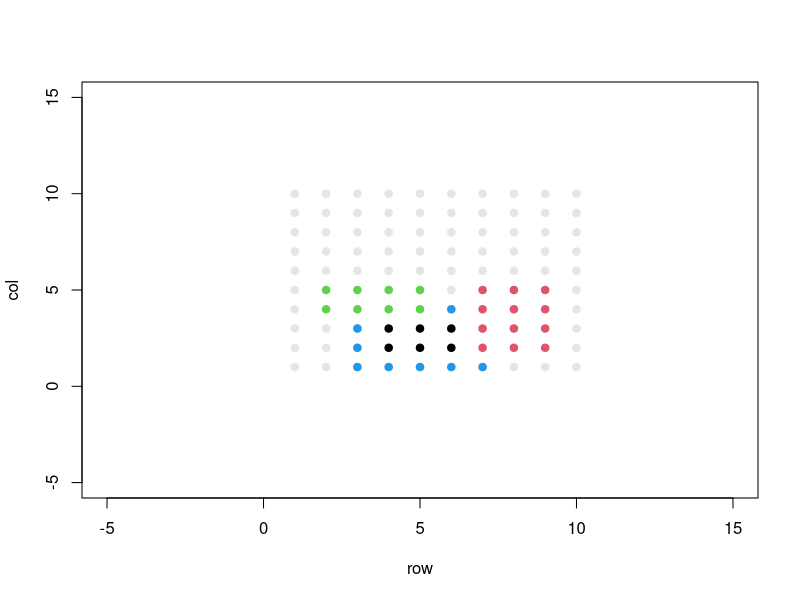
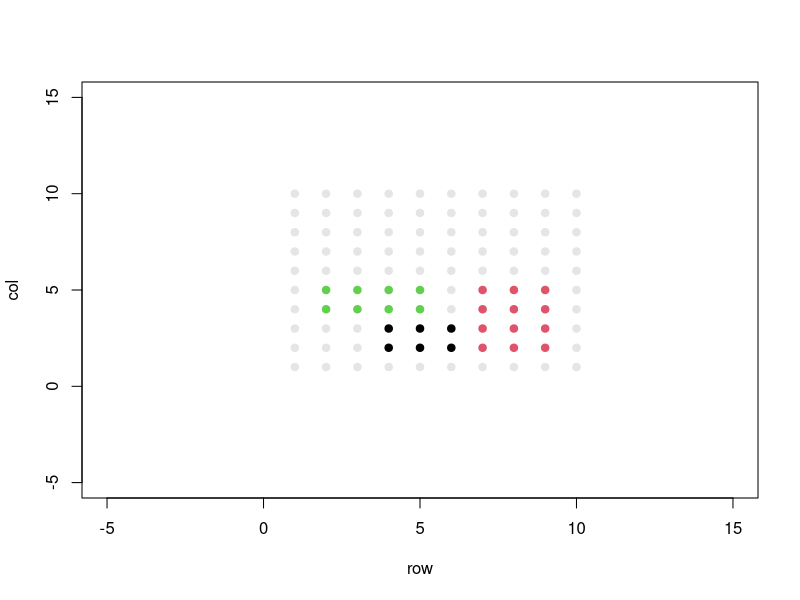
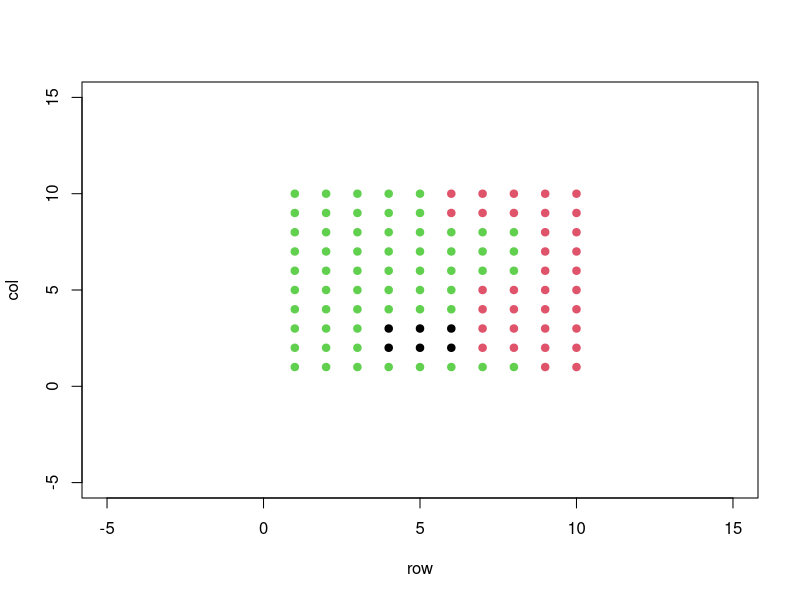
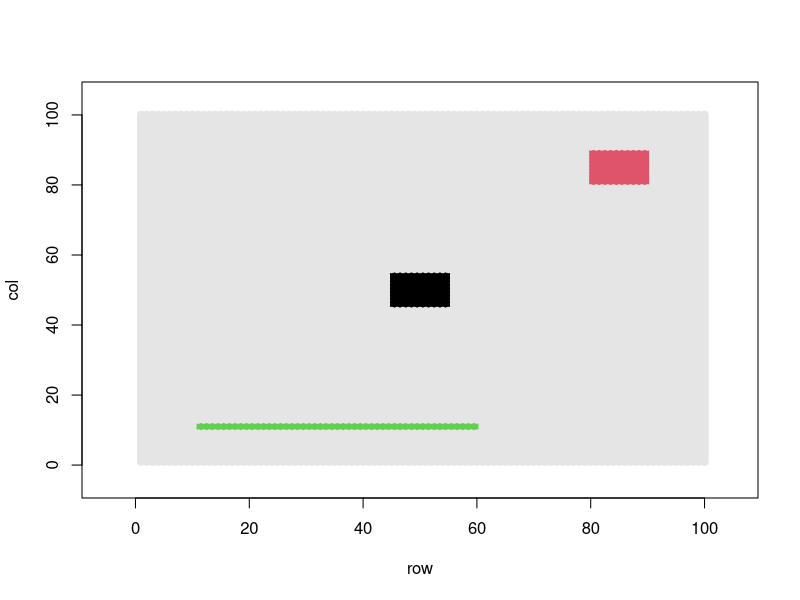
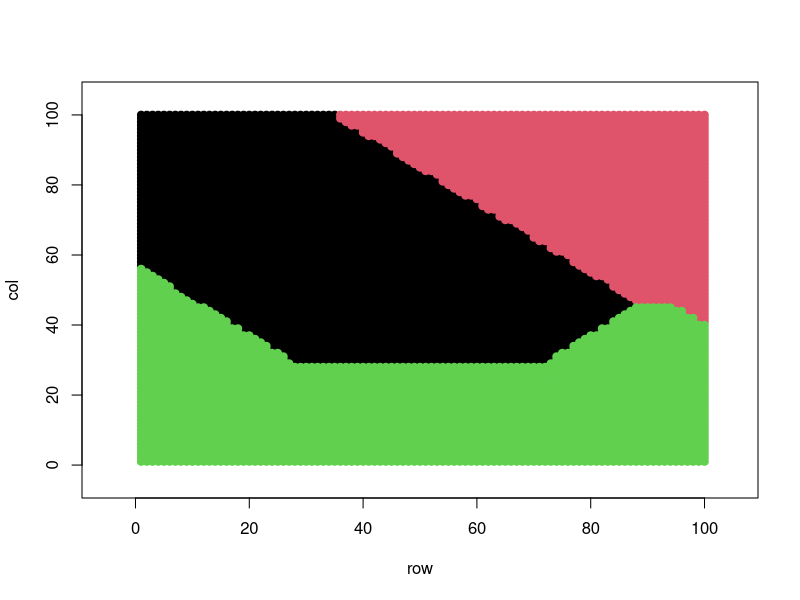

Write R code to recreate these figures, in order.
rotate_grid <- function(grid, theta) {
  theta_rad <- theta * (pi / 180)
  inv_theta_rad <- -theta_rad  # Inverse rotation
  
  # Dimensions of the original grid
  n <- nrow(grid)
  m <- ncol(grid)
  
  # Center of the original grid
  center_x <- (m + 1) / 2
  center_y <- (n + 1) / 2
  
  # Calculate extremes of the original grid's coordinates after rotation
  orig_coords <- expand.grid(x = c(1, m, 1, m), y = c(1, 1, n, n))
  rot_coords_x <- cos(theta_rad) * (orig_coords$x - center_x) - sin(theta_rad) * (orig_coords$y - center_y) + center_x
  rot_coords_y <- sin(theta_rad) * (orig_coords$x - center_x) + cos(theta_rad) * (orig_coords$y - center_y) + center_y
  x_extremes <- range(rot_coords_x)
  y_extremes <- range(rot_coords_y)
  
  # Dimensions of the new grid
  new_m <- ceiling(x_extremes[2] - x_extremes[1])
  new_n <- ceiling(y_extremes[2] - y_extremes[1])
  new_center_x <- (new_m + 1) / 2
  new_center_y <- (new_n + 1) / 2
  
  # New grid
  new_grid <- matrix(-2, nrow = new_n, ncol = new_m)
  
  # Apply inverse rotation to new grid coordinates
  new_coords <- expand.grid(x = 1:new_m, y = 1:new_n)
  x_inv_rotated <- round(cos(inv_theta_rad) * (new_coords$x - new_center_x) - sin(inv_theta_rad) * (new_coords$y - new_center_y) + center_x)
  y_inv_rotated <- round(sin(inv_theta_rad) * (new_coords$x - new_center_x) + cos(inv_theta_rad) * (new_coords$y - new_center_y) + center_y)
  
  # Valid indices within the original grid
  valid <- x_inv_rotated >= 1 & x_inv_rotated <= m & y_inv_rotated >= 1 & y_inv_rotated <= n
  
  # Map valid coordinates from original to new grid
  new_grid[cbind(new_coords$y[valid], new_coords$x[valid])] <- grid[cbind(y_inv_rotated[valid], x_inv_rotated[valid])]
  
  return(new_grid)
}

unrotate_grid <- function(orig_grid, rotated_grid, theta, new_values) {
  # Reverse rotation
  unrotated_grid <- rotate_grid(rotated_grid, -theta)
  
  # Calculate dimensions and offsets
  orig_n <- nrow(orig_grid)
  orig_m <- ncol(orig_grid)
  unrot_n <- nrow(unrotated_grid)
  unrot_m <- ncol(unrotated_grid)
  offset_row <- floor((unrot_n - orig_n) / 2) + 1
  offset_col <- floor((unrot_m - orig_m) / 2) + 1
  
  # Trim to match dimensions of original grid
  trimmed_unrotated_grid <- unrotated_grid[offset_row:(offset_row + orig_n - 1), offset_col:(offset_col + orig_m - 1)]
  
  # Update original grid with new values where original grid has 0s
  update_mask <- orig_grid == 0 & trimmed_unrotated_grid %in% new_values
  orig_grid[update_mask] <- trimmed_unrotated_grid[update_mask]
  
  return(orig_grid)
}

# Example usage
orig_grid <- matrix(0, 10, 10)
orig_grid[4:6, ] <- 1
theta <- 45
rotated_grid <- rotate_grid(orig_grid, theta)
# Assume modifications are made to rotated_grid here

rotated_grid[rotated_grid == 0] <- 3
new_values <- c(2, 3, 4)  # Example new values

# Unrotate the grid
unrotated_modified_grid <- unrotate_grid(orig_grid, rotated_grid, theta, new_values)
print(unrotated_modified_grid)



#### expand grid ####

neighbors <- function(grid, pts, val = 0, distance = 1){
  dims <- dim(grid)
  offset_grid <- expand.grid(y = -distance:distance, 
                             x = -distance:distance)
  offset_grid <- offset_grid[!apply(offset_grid, 1, function(x) all(x==0)),]
  neighboring_pts <- pts[rep(1:nrow(pts), each = nrow(offset_grid)), ] + offset_grid[rep(1:nrow(offset_grid), times = nrow(pts)), ]
  neighboring_pts <- neighboring_pts[!duplicated(neighboring_pts),]
  neighboring_pts <- neighboring_pts[neighboring_pts[,1] >= 1 & neighboring_pts[,1] <= dims[1] &
                                       neighboring_pts[,2] >= 1 & neighboring_pts[,2] <= dims[2],]
  return(as.matrix(neighboring_pts[grid[as.matrix(neighboring_pts)] == val,]))
}


has_neighbors <- function(grid, pts, val = 0, distance = 1){
  
  #make useful variables
  dims <- dim(grid)
  offset_grid <- expand.grid(y = -distance:distance, 
                             x = -distance:distance)
  offset_grid <- offset_grid[!apply(offset_grid, 1, function(x) all(x==0)),]
  
  #find neighboring points
  pt_inds <- rep(1:nrow(pts), each = nrow(offset_grid))
  neighboring_pts <- pts[pt_inds, ] + offset_grid[rep(1:nrow(offset_grid), times = nrow(pts)),]
  
  #subset to only valid (inside of grid) points
  in_grid <- neighboring_pts[,1] >= 1 & neighboring_pts[,1] <= dims[1] &
    neighboring_pts[,2] >= 1 & neighboring_pts[,2] <= dims[2]
  pt_inds <- pt_inds[in_grid]
  neighboring_pts <- neighboring_pts[in_grid,]
  
  #find desired points
  target_pt_inds <- unique(pt_inds[grid[as.matrix(neighboring_pts)] == val])
  
  #return pt values
  return(as.matrix(pts[target_pt_inds,]))
}

grid <- matrix(0, 10, 10)
grid[4:6, 2:3] <- 1
grid[7:9, 2:5] <- 2
grid[2:5, 4:5] <- 3
plot(which(grid == 1, arr.ind = T), xlim = c(-5, 15), ylim = c(-5, 15), pch = 19, col = 1)
points(which(grid == 2, arr.ind = T), pch = 19, col = 2)
points(which(grid == 3, arr.ind = T), pch = 19, col = 3)
points(which(grid == 0, arr.ind = T), pch = 19, col = "grey90")
points(neighbors(grid, pts = which(grid == 1, arr.ind = T), val = 0, distance = 1), pch = 19, col = 4)

expand_blocks <- function(grid, pt_sets = NULL, prop_expansion_rate = F, max_expansion_rate = 3) {
  
  if(is.null(pt_sets)){
    grid_vals <- sort(unique(c(0, grid)))
    pt_sets <- lapply(grid_vals, function(i){
      has_neighbors(grid, which(grid == i, T), 0)
    })
    names(pt_sets) <- grid_vals
  }
  
  if(prop_expansion_rate){
    n_border_pts <- sapply(pt_sets[as.character(grid_vals[grid_vals != 0])], nrow)
    expansion_distances <- ceiling(n_border_pts / max(n_border_pts) * max_expansion_rate)
  } else {
    expansion_distances <- setNames(rep(1, length(grid_vals) - 1), grid_vals[grid_vals != 0])
  }
  
  exp_grid <- grid
  while(nrow(pt_sets[["0"]]) != 0){
    expansion_order <- sample(setdiff(grid_vals, 0))
    for(i in expansion_order){
      
      if(nrow(pt_sets[[as.character(i)]]) == 0){
        next()
      }
      
      #find zero-valued neighbors
      neighboring_pts <- neighbors(grid = exp_grid,
                                   pts = pt_sets[[as.character(i)]],
                                   val = 0,
                                   distance = expansion_distances[as.character(i)])
      
      if(nrow(neighboring_pts) == 0){
        pt_sets[[as.character(i)]] <- neighboring_pts
        next()
      } else {
        #swap in to pt_sets and mark in grid
        exp_grid[neighboring_pts] <- i
        pt_sets[[as.character(i)]] <- has_neighbors(exp_grid, neighboring_pts, 0)
        
        #remove from 0-valued pt_set
        zero_vals_comb <- rbind(neighboring_pts, pt_sets[["0"]])
        pt_sets[["0"]] <- pt_sets[["0"]][!duplicated(zero_vals_comb)[-(1:nrow(neighboring_pts))],]
      }
      
    }
  }
  
  return(exp_grid)
}

# Example usage
grid <- matrix(0, 10, 10)
grid[4:6, 2:3] <- 1
grid[7:9, 2:5] <- 2
grid[2:5, 4:5] <- 3
plot(which(grid == 1, arr.ind = T), xlim = c(-5, 15), ylim = c(-5, 15), pch = 19, col = 1)
points(which(grid == 2, arr.ind = T), pch = 19, col = 2)
points(which(grid == 3, arr.ind = T), pch = 19, col = 3)
points(which(grid == 0, arr.ind = T), pch = 19, col = "grey90")

expanded_grid <- expand_blocks(grid, prop_expansion_rate = T)
plot(which(expanded_grid == 1, arr.ind = T), xlim = c(-5, 15), ylim = c(-5, 15), pch = 19, col = 1)
points(which(expanded_grid == 2, arr.ind = T), pch = 19, col = 2)
points(which(expanded_grid == 3, arr.ind = T), pch = 19, col = 3)
points(which(expanded_grid == 0, arr.ind = T), pch = 19, col = "grey90")


grid <- matrix(0, 100, 100)
grid[45:55, 45:55] <- 1  # Example block
grid[80:90, 80:90] <- 2  # Another block
grid[11:60, 10:12] <- 3  # Another block

plot(which(grid == 1, arr.ind = T), xlim = c(-5, 105), ylim = c(-5, 105), pch = 19, col = 1)
points(which(grid == 2, arr.ind = T), pch = 19, col = 2)
points(which(grid == 3, arr.ind = T), pch = 19, col = 3)
points(which(grid == 0, arr.ind = T), pch = 19, col = "grey90")

expanded_grid <- expand_blocks(grid, prop_expansion_rate = F)
plot(which(expanded_grid == 1, arr.ind = T), xlim = c(-5, 105), ylim = c(-5, 105), pch = 19, col = 1)
points(which(expanded_grid == 2, arr.ind = T), pch = 19, col = 2)
points(which(expanded_grid == 3, arr.ind = T), pch = 19, col = 3)
points(which(expanded_grid == 0, arr.ind = T), pch = 19, col = "grey90")
